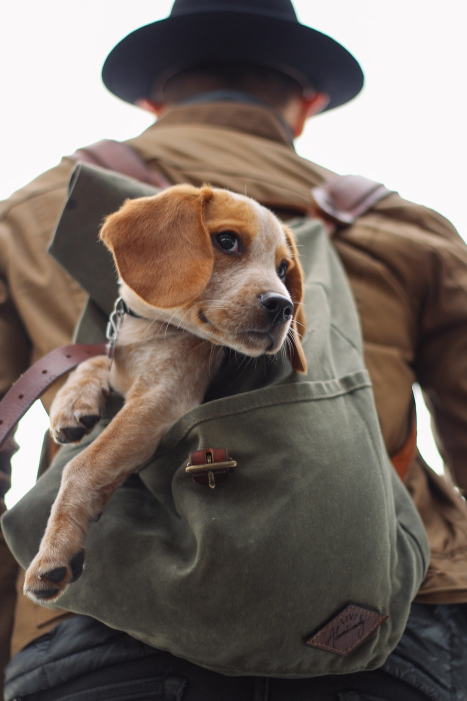
#> input picture ComputerVision/DATA/dog_backpack.jpg, 934 x 1401 px (shown at 1/2 size)
$ jupyter execute 'S&P Noise addition and its removal using Median Filter.ipynb'   (shell and % lines are left out)
#> lines starting #> are read from the running program, lines starting #| are printed output that depends on the picture; after the words box and inside, x2 and y2 are one past the last pixel; in counts of white or black regions, pixels touching at a corner belong together
# Problem Statement:
#### Read a color image. Add salt and pepper noise to it. Use a 3 x 3 median filter to remove the noise.

### Importing the required libraries

[cell 1]
import cv2
import numpy as np
import matplotlib.pyplot as plt

### Taking a color image as input

[cell 2]
img=cv2.imread('ComputerVision/DATA/dog_backpack.jpg')
#> img is the input picture: shape (1401, 934, 3); mean B, G, R 99.5, 106.7, 118.1

[cell 3]
type(img)

### Printing the image taken as input

[cell 4]
img=cv2.cvtColor(img,cv2.COLOR_BGR2RGB)
plt.figure(figsize=(18,12))
plt.imshow(img)

[cell 5]
img.shape
#> Out = (1401, 934, 3)

### Adding Salt and Pepper Noise to the image

[cell 6]
# Salt and Pepper noise cannot be added to color image. Therefore we have to convert the given image to grayscale.

[cell 7]
img=cv2.cvtColor(img,cv2.COLOR_BGR2GRAY)
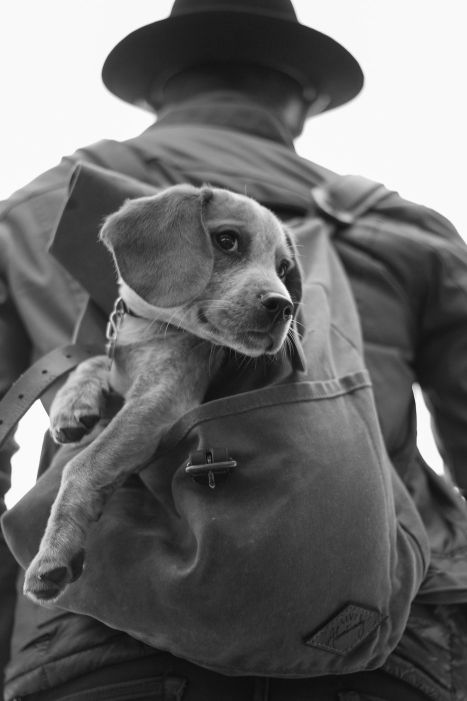
#> img: shape (1401, 934) (shown at 1/2 size); min 9, max 255, mean 105.9

[cell 8]
plt.figure(figsize=(18,12))
plt.imshow(img,cmap='gray')

[cell 9]
img.shape
#> Out = (1401, 934)

[cell 10]
noisy_img=img.copy()

#### Adding Salt Noise

[cell 11]
n_salt=np.random.randint(50000,100000)

[cell 12]
for i in range(0,n_salt):
    x=np.random.randint(0,img.shape[0])
    y=np.random.randint(0,img.shape[1])
    noisy_img[x,y]=255
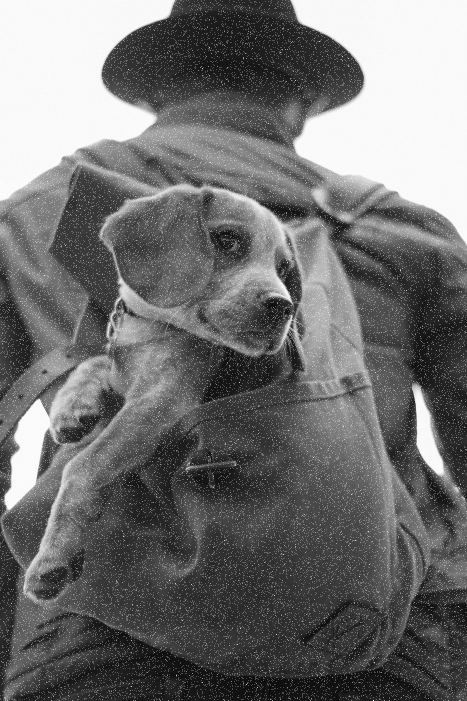
#> noisy_img: shape (1401, 934) (shown at 1/2 size); 3.95% of pixels changed, all inside (x1, y1, x2, y2) = (0, 0, 934, 1401)

[cell 13]
plt.figure(figsize=(18,12))
plt.imshow(noisy_img,cmap='gray')

#### Adding Pepper Noise

[cell 14]
n_pepper=np.random.randint(50000,100000)

[cell 15]
for i in range(0,n_pepper):
    x=np.random.randint(0,img.shape[0])
    y=np.random.randint(0,img.shape[1])
    noisy_img[x,y]=0
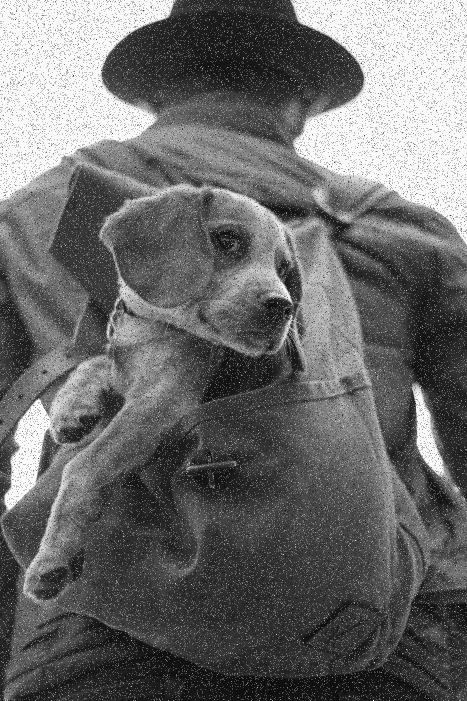
#> noisy_img: shape (1401, 934) (shown at 1/2 size); 4.43% of pixels changed, all inside (x1, y1, x2, y2) = (0, 0, 934, 1401)

[cell 16]
plt.figure(figsize=(18,12))
plt.imshow(noisy_img,cmap='gray')

### Removing Salt and Pepper Noise using 3X3 Median Filter

[cell 17]
medFil_img=noisy_img.copy()

[cell 18]
medFil_img=medFil_img.astype(np.uint8)

[cell 19]
medFil_img=cv2.medianBlur(medFil_img,3)

[cell 20]
plt.figure(figsize=(18,12))
plt.imshow(medFil_img,cmap='gray')

### Displaying Final Results

[cell 21]
fig = plt.figure(figsize=(18,12))
ax1 = fig.add_subplot(131)
ax1.set_title('Original Image')
ax1.imshow(img,cmap='gray')
ax2 = fig.add_subplot(132)
ax2.set_title('Image with Salt & Pepper Noise')
ax2.imshow(noisy_img,cmap='gray')
ax3 = fig.add_subplot(133)
ax3.set_title('Image after applying Median Filter')
ax3.imshow(medFil_img,cmap='gray')
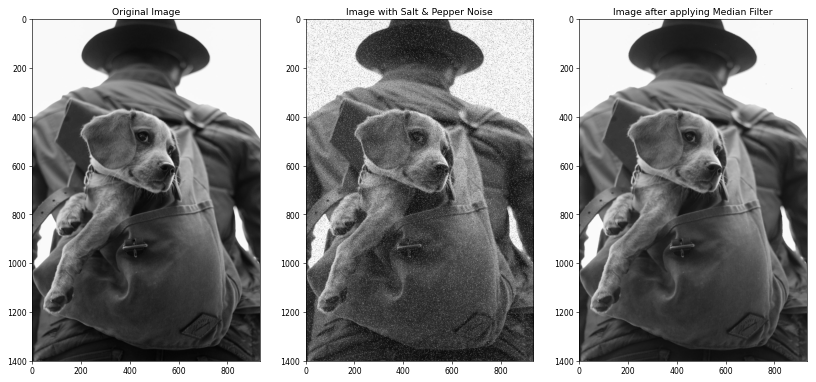
#> figure drawn by matplotlib, 3 panels
